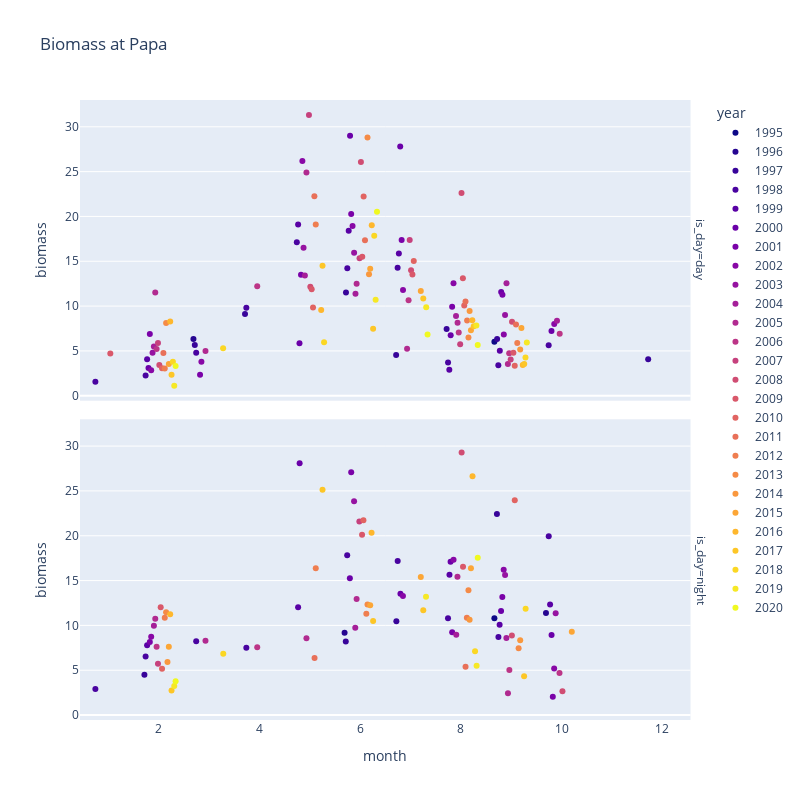

Notebook source saved alongside this figure:
### Code cell
cmap = plt.get_cmap("RdBu_r")
cmap = plt.get_cmap("plasma")
n_colors = data_df.year.unique().size
rgba_colors = [cmap(i / (n_colors - 1)) for i in range(n_colors)]
hex_colors = [mcolors.to_hex(c) for c in rgba_colors]

px.strip(
    data_df,
    x="month",
    y="biomass",
    color="year",
    facet_row="is_day",
    title=f"Biomass at {station}",
    color_discrete_sequence=hex_colors,
).update_layout(height=800, width=800)

### Figure 1 — Plotly figure (JSON) as saved in the notebook; plotly's stock layout.template omitted (floating-point values rounded to 4 significant figures)
{"data": [{"alignmentgroup": "True", "boxpoints": "all", "fillcolor": "rgba(255,255,255,0)", "hoveron": "points", "hovertemplate": "year=1995<br>is_day=day<br>month=%{x}<br>biomass=%{y}<extra></extra>", "legendgroup": "1995", "line": {"color": "rgba(255,255,255,0)"}, "marker": {"color": "#0d0887"}, "name": "1995", "offsetgroup": "1995", "orientation": "v", "pointpos": 0, "showlegend": true, "type": "box", "x": [9], "x0": " ", "xaxis": "x2", "y": [6.025], "y0": " ", "yaxis": "y2"}, {"alignmentgroup": "True", "boxpoints": "all", "fillcolor": "rgba(255,255,255,0)", "hoveron": "points", "hovertemplate": "year=1995<br>is_day=night<br>month=%{x}<br>biomass=%{y}<extra></extra>", "legendgroup": "1995", "line": {"color": "rgba(255,255,255,0)"}, "marker": {"color": "#0d0887"}, "name": "1995", "offsetgroup": "1995", "orientation": "v", "pointpos": 0, "showlegend": false, "type": "box", "x": [9], "x0": " ", "xaxis": "x", "y": [10.79], "y0": " ", "yaxis": "y"}, {"alignmentgroup": "True", "boxpoints": "all", "fillcolor": "rgba(255,255,255,0)", "hoveron": "points", "hovertemplate": "year=1996<br>is_day=day<br>month=%{x}<br>biomass=%{y}<extra></extra>", "legendgroup": "1996", "line": {"color": "rgba(255,255,255,0)"}, "marker": {"color": "#260591"}, "name": "1996", "offsetgroup": "1996", "orientation": "v", "pointpos": 0, "showlegend": true, "type": "box", "x": [3], "x0": " ", "xaxis": "x2", "y": [6.338], "y0": " ", "yaxis": "y2"}, {"alignmentgroup": "True", "boxpoints": "all", "fillcolor": "rgba(255,255,255,0)", "hoveron": "points", "hovertemplate": "year=1996<br>is_day=night<br>month=%{x}<br>biomass=%{y}<extra></extra>", "legendgroup": "1996", "line": {"color": "rgba(255,255,255,0)"}, "marker": {"color": "#260591"}, "name": "1996", "offsetgroup": "1996", "orientation": "v", "pointpos": 0, "showlegend": false, "type": "box", "x": [6, 10], "x0": " ", "xaxis": "x", "y": [9.189, 11.38], "y0": " ", "yaxis": "y"}, {"alignmentgroup": "True", "boxpoints": "all", "fillcolor": "rgba(255,255,255,0)", "hoveron": "points", "hovertemplate": "year=1997<br>is_day=day<br>month=%{x}<br>biomass=%{y}<extra></extra>", "legendgroup": "1997", "line": {"color": "rgba(255,255,255,0)"}, "marker": {"color": "#38049a"}, "name": "1997", "offsetgroup": "1997", "orientation": "v", "pointpos": 0, "showlegend": true, "type": "box", "x": [3, 4, 6, 7, 8, 9, 12], "x0": " ", "xaxis": "x2", "y": [5.649, 9.114, 11.52, 4.542, 7.433, 6.326, 4.061], "y0": " ", "yaxis": "y2"}, {"alignmentgroup": "True", "boxpoints": "all", "fillcolor": "rgba(255,255,255,0)", "hoveron": "points", "hovertemplate": "year=1997<br>is_day=night<br>month=%{x}<br>biomass=%{y}<extra></extra>", "legendgroup": "1997", "line": {"color": "rgba(255,255,255,0)"}, "marker": {"color": "#38049a"}, "name": "1997", "offsetgroup": "1997", "orientation": "v", "pointpos": 0, "showlegend": false, "type": "box", "x": [2, 6, 7, 9], "x0": " ", "xaxis": "x", "y": [4.505, 8.215, 10.47, 22.43], "y0": " ", "yaxis": "y"}, {"alignmentgroup": "True", "boxpoints": "all", "fillcolor": "rgba(255,255,255,0)", "hoveron": "points", "hovertemplate": "year=1998<br>is_day=day<br>month=%{x}<br>biomass=%{y}<extra></extra>", "legendgroup": "1998", "line": {"color": "rgba(255,255,255,0)"}, "marker": {"color": "#4903a0"}, "name": "1998", "offsetgroup": "1998", "orientation": "v", "pointpos": 0, "showlegend": true, "type": "box", "x": [1, 2, 3, 4, 5, 6, 7, 8, 9, 10], "x0": " ", "xaxis": "x2", "y": [1.559, 2.252, 4.807, 9.826, 17.11, 14.22, 14.29, 3.711, 3.398, 5.632], "y0": " ", "yaxis": "y2"}, {"alignmentgroup": "True", "boxpoints": "all", "fillcolor": "rgba(255,255,255,0)", "hoveron": "points", "hovertemplate": "year=1998<br>is_day=night<br>month=%{x}<br>biomass=%{y}<extra></extra>", "legendgroup": "1998", "line": {"color": "rgba(255,255,255,0)"}, "marker": {"color": "#4903a0"}, "name": "1998", "offsetgroup": "1998", "orientation": "v", "pointpos": 0, "showlegend": false, "type": "box", "x": [1, 2, 3, 4, 6, 7, 8, 9, 10], "x0": " ", "xaxis": "x", "y": [2.916, 6.521, 8.229, 7.505, 17.82, 17.19, 10.79, 8.702, 19.94], "y0": " ", "yaxis": "y"}, {"alignmentgroup": "True", "boxpoints": "all", "fillcolor": "rgba(255,255,255,0)", "hoveron": "points", "hovertemplate": "year=1999<br>is_day=day<br>month=%{x}<br>biomass=%{y}<extra></extra>", "legendgroup": "1999", "line": {"color": "rgba(255,255,255,0)"}, "marker": {"color": "#5901a5"}, "name": "1999", "offsetgroup": "1999", "orientation": "v", "pointpos": 0, "showlegend": true, "type": "box", "x": [2, 5, 6, 7, 8, 9], "x0": " ", "xaxis": "x2", "y": [4.06, 19.1, 18.41, 15.88, 2.889, 5.011], "y0": " ", "yaxis": "y2"}, {"alignmentgroup": "True", "boxpoints": "all", "fillcolor": "rgba(255,255,255,0)", "hoveron": "points", "hovertemplate": "year=1999<br>is_day=night<br>month=%{x}<br>biomass=%{y}<extra></extra>", "legendgroup": "1999", "line": {"color": "rgba(255,255,255,0)"}, "marker": {"color": "#5901a5"}, "name": "1999", "offsetgroup": "1999", "orientation": "v", "pointpos": 0, "showlegend": false, "type": "box", "x": [2, 5, 8, 9, 10], "x0": " ", "xaxis": "x", "y": [7.773, 12.03, 15.65, 10.07, 12.33], "y0": " ", "yaxis": "y"}, {"alignmentgroup": "True", "boxpoints": "all", "fillcolor": "rgba(255,255,255,0)", "hoveron": "points", "hovertemplate": "year=2000<br>is_day=day<br>month=%{x}<br>biomass=%{y}<extra></extra>", "legendgroup": "2000", "line": {"color": "rgba(255,255,255,0)"}, "marker": {"color": "#6a00a8"}, "name": "2000", "offsetgroup": "2000", "orientation": "v", "pointpos": 0, "showlegend": true, "type": "box", "x": [2, 5, 6, 7, 8, 9, 10], "x0": " ", "xaxis": "x2", "y": [3.103, 5.855, 29.01, 27.8, 6.739, 11.56, 7.213], "y0": " ", "yaxis": "y2"}, {"alignmentgroup": "True", "boxpoints": "all", "fillcolor": "rgba(255,255,255,0)", "hoveron": "points", "hovertemplate": "year=2000<br>is_day=night<br>month=%{x}<br>biomass=%{y}<extra></extra>", "legendgroup": "2000", "line": {"color": "rgba(255,255,255,0)"}, "marker": {"color": "#6a00a8"}, "name": "2000", "offsetgroup": "2000", "orientation": "v", "pointpos": 0, "showlegend": false, "type": "box", "x": [5, 6, 7, 8, 9, 10], "x0": " ", "xaxis": "x", "y": [28.08, 15.26, 13.53, 17.09, 11.61, 8.921], "y0": " ", "yaxis": "y"}, {"alignmentgroup": "True", "boxpoints": "all", "fillcolor": "rgba(255,255,255,0)", "hoveron": "points", "hovertemplate": "year=2001<br>is_day=day<br>month=%{x}<br>biomass=%{y}<extra></extra>", "legendgroup": "2001", "line": {"color": "rgba(255,255,255,0)"}, "marker": {"color": "#7a02a8"}, "name": "2001", "offsetgroup": "2001", "orientation": "v", "pointpos": 0, "showlegend": true, "type": "box", "x": [2, 3, 5, 6, 7, 8, 9], "x0": " ", "xaxis": "x2", "y": [6.894, 2.345, 13.5, 20.26, 17.38, 9.924, 11.26], "y0": " ", "yaxis": "y2"}, {"alignmentgroup": "True", "boxpoints": "all", "fillcolor": "rgba(255,255,255,0)", "hoveron": "points", "hovertemplate": "year=2001<br>is_day=night<br>month=%{x}<br>biomass=%{y}<extra></extra>", "legendgroup": "2001", "line": {"color": "rgba(255,255,255,0)"}, "marker": {"color": "#7a02a8"}, "name": "2001", "offsetgroup": "2001", "orientation": "v", "pointpos": 0, "showlegend": false, "type": "box", "x": [2, 6, 8, 9, 10], "x0": " ", "xaxis": "x", "y": [8.141, 27.1, 9.232, 13.16, 2.034], "y0": " ", "yaxis": "y"}, {"alignmentgroup": "True", "boxpoints": "all", "fillcolor": "rgba(255,255,255,0)", "hoveron": "points", "hovertemplate": "year=2002<br>is_day=day<br>month=%{x}<br>biomass=%{y}<extra></extra>", "legendgroup": "2002", "line": {"color": "rgba(255,255,255,0)"}, "marker": {"color": "#8808a6"}, "name": "2002", "offsetgroup": "2002", "orientation": "v", "pointpos": 0, "showlegend": true, "type": "box", "x": [2, 3, 5, 6, 7, 8, 9, 10], "x0": " ", "xaxis": "x2", "y": [2.842, 3.777, 26.19, 18.93, 11.79, 12.54, 6.829, 7.998], "y0": " ", "yaxis": "y2"}, {"alignmentgroup": "True", "boxpoints": "all", "fillcolor": "rgba(255,255,255,0)", "hoveron": "points", "hovertemplate": "year=2002<br>is_day=night<br>month=%{x}<br>biomass=%{y}<extra></extra>", "legendgroup": "2002", "line": {"color": "rgba(255,255,255,0)"}, "marker": {"color": "#8808a6"}, "name": "2002", "offsetgroup": "2002", "orientation": "v", "pointpos": 0, "showlegend": false, "type": "box", "x": [2, 7, 8, 9, 10], "x0": " ", "xaxis": "x", "y": [8.729, 13.29, 17.31, 16.22, 5.181], "y0": " ", "yaxis": "y"}, {"alignmentgroup": "True", "boxpoints": "all", "fillcolor": "rgba(255,255,255,0)", "hoveron": "points", "hovertemplate": "year=2003<br>is_day=day<br>month=%{x}<br>biomass=%{y}<extra></extra>", "legendgroup": "2003", "line": {"color": "rgba(255,255,255,0)"}, "marker": {"color": "#9613a1"}, "name": "2003", "offsetgroup": "2003", "orientation": "v", "pointpos": 0, "showlegend": true, "type": "box", "x": [2, 5, 6, 9], "x0": " ", "xaxis": "x2", "y": [4.807, 16.51, 15.95, 9.004], "y0": " ", "yaxis": "y2"}, {"alignmentgroup": "True", "boxpoints": "all", "fillcolor": "rgba(255,255,255,0)", "hoveron": "points", "hovertemplate": "year=2003<br>is_day=night<br>month=%{x}<br>biomass=%{y}<extra></extra>", "legendgroup": "2003", "line": {"color": "rgba(255,255,255,0)"}, "marker": {"color": "#9613a1"}, "name": "2003", "offsetgroup": "2003", "orientation": "v", "pointpos": 0, "showlegend": false, "type": "box", "x": [6, 9, 10], "x0": " ", "xaxis": "x", "y": [23.84, 15.63, 11.35], "y0": " ", "yaxis": "y"}, {"alignmentgroup": "True", "boxpoints": "all", "fillcolor": "rgba(255,255,255,0)", "hoveron": "points", "hovertemplate": "year=2004<br>is_day=day<br>month=%{x}<br>biomass=%{y}<extra></extra>", "legendgroup": "2004", "line": {"color": "rgba(255,255,255,0)"}, "marker": {"color": "#a51f99"}, "name": "2004", "offsetgroup": "2004", "orientation": "v", "pointpos": 0, "showlegend": true, "type": "box", "x": [2, 5, 6, 8, 9, 10], "x0": " ", "xaxis": "x2", "y": [5.482, 13.41, 11.37, 8.9, 12.53, 8.371], "y0": " ", "yaxis": "y2"}, {"alignmentgroup": "True", "boxpoints": "all", "fillcolor": "rgba(255,255,255,0)", "hoveron": "points", "hovertemplate": "year=2004<br>is_day=night<br>month=%{x}<br>biomass=%{y}<extra></extra>", "legendgroup": "2004", "line": {"color": "rgba(255,255,255,0)"}, "marker": {"color": "#a51f99"}, "name": "2004", "offsetgroup": "2004", "orientation": "v", "pointpos": 0, "showlegend": false, "type": "box", "x": [2, 6, 8, 9], "x0": " ", "xaxis": "x", "y": [9.973, 9.726, 8.963, 8.6], "y0": " ", "yaxis": "y"}, {"alignmentgroup": "True", "boxpoints": "all", "fillcolor": "rgba(255,255,255,0)", "hoveron": "points", "hovertemplate": "year=2005<br>is_day=day<br>month=%{x}<br>biomass=%{y}<extra></extra>", "legendgroup": "2005", "line": {"color": "rgba(255,255,255,0)"}, "marker": {"color": "#b12a90"}, "name": "2005", "offsetgroup": "2005", "orientation": "v", "pointpos": 0, "showlegend": true, "type": "box", "x": [2, 3, 5, 6, 7, 8, 9], "x0": " ", "xaxis": "x2", "y": [11.53, 4.991, 24.9, 12.49, 5.246, 8.14, 3.553], "y0": " ", "yaxis": "y2"}, {"alignmentgroup": "True", "boxpoints": "all", "fillcolor": "rgba(255,255,255,0)", "hoveron": "points", "hovertemplate": "year=2005<br>is_day=night<br>month=%{x}<br>biomass=%{y}<extra></extra>", "legendgroup": "2005", "line": {"color": "rgba(255,255,255,0)"}, "marker": {"color": "#b12a90"}, "name": "2005", "offsetgroup": "2005", "orientation": "v", "pointpos": 0, "showlegend": false, "type": "box", "x": [2, 3, 5, 6, 8, 9], "x0": " ", "xaxis": "x", "y": [10.75, 8.278, 8.577, 12.93, 15.42, 2.439], "y0": " ", "yaxis": "y"}, {"alignmentgroup": "True", "boxpoints": "all", "fillcolor": "rgba(255,255,255,0)", "hoveron": "points", "hovertemplate": "year=2006<br>is_day=day<br>month=%{x}<br>biomass=%{y}<extra></extra>", "legendgroup": "2006", "line": {"color": "rgba(255,255,255,0)"}, "marker": {"color": "#bc3587"}, "name": "2006", "offsetgroup": "2006", "orientation": "v", "pointpos": 0, "showlegend": true, "type": "box", "x": [2, 4, 7, 8, 9, 10], "x0": " ", "xaxis": "x2", "y": [5.221, 12.21, 10.65, 7.054, 4.729, 6.91], "y0": " ", "yaxis": "y2"}, {"alignmentgroup": "True", "boxpoints": "all", "fillcolor": "rgba(255,255,255,0)", "hoveron": "points", "hovertemplate": "year=2006<br>is_day=night<br>month=%{x}<br>biomass=%{y}<extra></extra>", "legendgroup": "2006", "line": {"color": "rgba(255,255,255,0)"}, "marker": {"color": "#bc3587"}, "name": "2006", "offsetgroup": "2006", "orientation": "v", "pointpos": 0, "showlegend": false, "type": "box", "x": [2, 4, 9, 10], "x0": " ", "xaxis": "x", "y": [7.605, 7.554, 5.011, 4.677], "y0": " ", "yaxis": "y"}, {"alignmentgroup": "True", "boxpoints": "all", "fillcolor": "rgba(255,255,255,0)", "hoveron": "points", "hovertemplate": "year=2007<br>is_day=day<br>month=%{x}<br>biomass=%{y}<extra></extra>", "legendgroup": "2007", "line": {"color": "rgba(255,255,255,0)"}, "marker": {"color": "#c6417d"}, "name": "2007", "offsetgroup": "2007", "orientation": "v", "pointpos": 0, "showlegend": true, "type": "box", "x": [2, 5, 6, 7, 8, 9], "x0": " ", "xaxis": "x2", "y": [5.881, 31.31, 15.34, 17.37, 5.75, 4.036], "y0": " ", "yaxis": "y2"}, {"alignmentgroup": "True", "boxpoints": "all", "fillcolor": "rgba(255,255,255,0)", "hoveron": "points", "hovertemplate": "year=2007<br>is_day=night<br>month=%{x}<br>biomass=%{y}<extra></extra>", "legendgroup": "2007", "line": {"color": "rgba(255,255,255,0)"}, "marker": {"color": "#c6417d"}, "name": "2007", "offsetgroup": "2007", "orientation": "v", "pointpos": 0, "showlegend": false, "type": "box", "x": [2, 6], "x0": " ", "xaxis": "x", "y": [5.731, 21.6], "y0": " ", "yaxis": "y"}, {"alignmentgroup": "True", "boxpoints": "all", "fillcolor": "rgba(255,255,255,0)", "hoveron": "points", "hovertemplate": "year=2008<br>is_day=day<br>month=%{x}<br>biomass=%{y}<extra></extra>", "legendgroup": "2008", "line": {"color": "rgba(255,255,255,0)"}, "marker": {"color": "#d04d73"}, "name": "2008", "offsetgroup": "2008", "orientation": "v", "pointpos": 0, "showlegend": true, "type": "box", "x": [2, 5, 6, 7, 8, 9], "x0": " ", "xaxis": "x2", "y": [3.437, 12.17, 26.06, 14.01, 22.61, 8.239], "y0": " ", "yaxis": "y2"}, {"alignmentgroup": "True", "boxpoints": "all", "fillcolor": "rgba(255,255,255,0)", "hoveron": "points", "hovertemplate": "year=2008<br>is_day=night<br>month=%{x}<br>biomass=%{y}<extra></extra>", "legendgroup": "2008", "line": {"color": "rgba(255,255,255,0)"}, "marker": {"color": "#d04d73"}, "name": "2008", "offsetgroup": "2008", "orientation": "v", "pointpos": 0, "showlegend": false, "type": "box", "x": [8, 9, 10], "x0": " ", "xaxis": "x", "y": [29.29, 8.865, 2.644], "y0": " ", "yaxis": "y"}, {"alignmentgroup": "True", "boxpoints": "all", "fillcolor": "rgba(255,255,255,0)", "hoveron": "points", "hovertemplate": "year=2009<br>is_day=day<br>month=%{x}<br>biomass=%{y}<extra></extra>", "legendgroup": "2009", "line": {"color": "rgba(255,255,255,0)"}, "marker": {"color": "#d9586a"}, "name": "2009", "offsetgroup": "2009", "orientation": "v", "pointpos": 0, "showlegend": true, "type": "box", "x": [1, 5, 6, 7, 8, 9], "x0": " ", "xaxis": "x2", "y": [4.72, 11.88, 15.5, 13.54, 13.1, 4.787], "y0": " ", "yaxis": "y2"}, {"alignmentgroup": "True", "boxpoints": "all", "fillcolor": "rgba(255,255,255,0)", "hoveron": "points", "hovertemplate": "year=2009<br>is_day=night<br>month=%{x}<br>biomass=%{y}<extra></extra>", "legendgroup": "2009", "line": {"color": "rgba(255,255,255,0)"}, "marker": {"color": "#d9586a"}, "name": "2009", "offsetgroup": "2009", "orientation": "v", "pointpos": 0, "showlegend": false, "type": "box", "x": [2, 6, 8], "x0": " ", "xaxis": "x", "y": [12.02, 20.11, 16.54], "y0": " ", "yaxis": "y"}, {"alignmentgroup": "True", "boxpoints": "all", "fillcolor": "rgba(255,255,255,0)", "hoveron": "points", "hovertemplate": "year=2010<br>is_day=day<br>month=%{x}<br>biomass=%{y}<extra></extra>", "legendgroup": "2010", "line": {"color": "rgba(255,255,255,0)"}, "marker": {"color": "#e16462"}, "name": "2010", "offsetgroup": "2010", "orientation": "v", "pointpos": 0, "showlegend": true, "type": "box", "x": [2, 5, 6, 7, 8, 9], "x0": " ", "xaxis": "x2", "y": [3.079, 9.832, 22.22, 15.04, 10.05, 3.338], "y0": " ", "yaxis": "y2"}, {"alignmentgroup": "True", "boxpoints": "all", "fillcolor": "rgba(255,255,255,0)", "hoveron": "points", "hovertemplate": "year=2010<br>is_day=night<br>month=%{x}<br>biomass=%{y}<extra></extra>", "legendgroup": "2010", "line": {"color": "rgba(255,255,255,0)"}, "marker": {"color": "#e16462"}, "name": "2010", "offsetgroup": "2010", "orientation": "v", "pointpos": 0, "showlegend": false, "type": "box", "x": [2, 6, 9], "x0": " ", "xaxis": "x", "y": [5.154, 21.72, 23.96], "y0": " ", "yaxis": "y"}, {"alignmentgroup": "True", "boxpoints": "all", "fillcolor": "rgba(255,255,255,0)", "hoveron": "points", "hovertemplate": "year=2011<br>is_day=day<br>month=%{x}<br>biomass=%{y}<extra></extra>", "legendgroup": "2011", "line": {"color": "rgba(255,255,255,0)"}, "marker": {"color": "#e87059"}, "name": "2011", "offsetgroup": "2011", "orientation": "v", "pointpos": 0, "showlegend": true, "type": "box", "x": [2, 5, 6, 8, 9], "x0": " ", "xaxis": "x2", "y": [4.773, 22.24, 17.35, 10.51, 7.938], "y0": " ", "yaxis": "y2"}, {"alignmentgroup": "True", "boxpoints": "all", "fillcolor": "rgba(255,255,255,0)", "hoveron": "points", "hovertemplate": "year=2011<br>is_day=night<br>month=%{x}<br>biomass=%{y}<extra></extra>", "legendgroup": "2011", "line": {"color": "rgba(255,255,255,0)"}, "marker": {"color": "#e87059"}, "name": "2011", "offsetgroup": "2011", "orientation": "v", "pointpos": 0, "showlegend": false, "type": "box", "x": [5, 8], "x0": " ", "xaxis": "x", "y": [6.358, 5.385], "y0": " ", "yaxis": "y"}, {"alignmentgroup": "True", "boxpoints": "all", "fillcolor": "rgba(255,255,255,0)", "hoveron": "points", "hovertemplate": "year=2012<br>is_day=day<br>month=%{x}<br>biomass=%{y}<extra></extra>", "legendgroup": "2012", "line": {"color": "rgba(255,255,255,0)"}, "marker": {"color": "#ef7e50"}, "name": "2012", "offsetgroup": "2012", "orientation": "v", "pointpos": 0, "showlegend": true, "type": "box", "x": [2, 5, 8, 9], "x0": " ", "xaxis": "x2", "y": [3.025, 19.11, 8.386, 5.873], "y0": " ", "yaxis": "y2"}, {"alignmentgroup": "True", "boxpoints": "all", "fillcolor": "rgba(255,255,255,0)", "hoveron": "points", "hovertemplate": "year=2012<br>is_day=night<br>month=%{x}<br>biomass=%{y}<extra></extra>", "legendgroup": "2012", "line": {"color": "rgba(255,255,255,0)"}, "marker": {"color": "#ef7e50"}, "name": "2012", "offsetgroup": "2012", "orientation": "v", "pointpos": 0, "showlegend": false, "type": "box", "x": [2, 5, 6, 8], "x0": " ", "xaxis": "x", "y": [10.86, 16.36, 11.29, 10.85], "y0": " ", "yaxis": "y"}, {"alignmentgroup": "True", "boxpoints": "all", "fillcolor": "rgba(255,255,255,0)", "hoveron": "points", "hovertemplate": "year=2013<br>is_day=day<br>month=%{x}<br>biomass=%{y}<extra></extra>", "legendgroup": "2013", "line": {"color": "rgba(255,255,255,0)"}, "marker": {"color": "#f58b47"}, "name": "2013", "offsetgroup": "2013", "orientation": "v", "pointpos": 0, "showlegend": true, "type": "box", "x": [2, 6, 8], "x0": " ", "xaxis": "x2", "y": [8.109, 28.82, 6.488], "y0": " ", "yaxis": "y2"}, {"alignmentgroup": "True", "boxpoints": "all", "fillcolor": "rgba(255,255,255,0)", "hoveron": "points", "hovertemplate": "year=2013<br>is_day=night<br>month=%{x}<br>biomass=%{y}<extra></extra>", "legendgroup": "2013", "line": {"color": "rgba(255,255,255,0)"}, "marker": {"color": "#f58b47"}, "name": "2013", "offsetgroup": "2013", "orientation": "v", "pointpos": 0, "showlegend": false, "type": "box", "x": [2, 6, 8, 9], "x0": " ", "xaxis": "x", "y": [11.47, 12.33, 13.93, 7.463], "y0": " ", "yaxis": "y"}, {"alignmentgroup": "True", "boxpoints": "all", "fillcolor": "rgba(255,255,255,0)", "hoveron": "points", "hovertemplate": "year=2014<br>is_day=day<br>month=%{x}<br>biomass=%{y}<extra></extra>", "legendgroup": "2014", "line": {"color": "rgba(255,255,255,0)"}, "marker": {"color": "#f9983e"}, "name": "2014", "offsetgroup": "2014", "orientation": "v", "pointpos": 0, "showlegend": true, "type": "box", "x": [6, 8, 9], "x0": " ", "xaxis": "x2", "y": [13.56, 9.448, 5.152], "y0": " ", "yaxis": "y2"}, {"alignmentgroup": "True", "boxpoints": "all", "fillcolor": "rgba(255,255,255,0)", "hoveron": "points", "hovertemplate": "year=2014<br>is_day=night<br>month=%{x}<br>biomass=%{y}<extra></extra>", "legendgroup": "2014", "line": {"color": "rgba(255,255,255,0)"}, "marker": {"color": "#f9983e"}, "name": "2014", "offsetgroup": "2014", "orientation": "v", "pointpos": 0, "showlegend": false, "type": "box", "x": [2, 8, 9], "x0": " ", "xaxis": "x", "y": [5.925, 10.62, 8.352], "y0": " ", "yaxis": "y"}, {"alignmentgroup": "True", "boxpoints": "all", "fillcolor": "rgba(255,255,255,0)", "hoveron": "points", "hovertemplate": "year=2015<br>is_day=day<br>month=%{x}<br>biomass=%{y}<extra></extra>", "legendgroup": "2015", "line": {"color": "rgba(255,255,255,0)"}, "marker": {"color": "#fca636"}, "name": "2015", "offsetgroup": "2015", "orientation": "v", "pointpos": 0, "showlegend": true, "type": "box", "x": [2, 6, 7, 8, 9], "x0": " ", "xaxis": "x2", "y": [3.548, 14.18, 11.69, 7.309, 7.547], "y0": " ", "yaxis": "y2"}, {"alignmentgroup": "True", "boxpoints": "all", "fillcolor": "rgba(255,255,255,0)", "hoveron": "points", "hovertemplate": "year=2015<br>is_day=night<br>month=%{x}<br>biomass=%{y}<extra></extra>", "legendgroup": "2015", "line": {"color": "rgba(255,255,255,0)"}, "marker": {"color": "#fca636"}, "name": "2015", "offsetgroup": "2015", "orientation": "v", "pointpos": 0, "showlegend": false, "type": "box", "x": [2, 6, 7, 8, 10], "x0": " ", "xaxis": "x", "y": [7.618, 12.25, 15.39, 16.37, 9.287], "y0": " ", "yaxis": "y"}, {"alignmentgroup": "True", "boxpoints": "all", "fillcolor": "rgba(255,255,255,0)", "hoveron": "points", "hovertemplate": "year=2016<br>is_day=day<br>month=%{x}<br>biomass=%{y}<extra></extra>", "legendgroup": "2016", "line": {"color": "rgba(255,255,255,0)"}, "marker": {"color": "#feb72d"}, "name": "2016", "offsetgroup": "2016", "orientation": "v", "pointpos": 0, "showlegend": true, "type": "box", "x": [2, 5, 6, 8, 9], "x0": " ", "xaxis": "x2", "y": [8.291, 9.575, 19.03, 8.408, 3.433], "y0": " ", "yaxis": "y2"}, {"alignmentgroup": "True", "boxpoints": "all", "fillcolor": "rgba(255,255,255,0)", "hoveron": "points", "hovertemplate": "year=2016<br>is_day=night<br>month=%{x}<br>biomass=%{y}<extra></extra>", "legendgroup": "2016", "line": {"color": "rgba(255,255,255,0)"}, "marker": {"color": "#feb72d"}, "name": "2016", "offsetgroup": "2016", "orientation": "v", "pointpos": 0, "showlegend": false, "type": "box", "x": [2, 6, 8], "x0": " ", "xaxis": "x", "y": [11.24, 20.33, 26.63], "y0": " ", "yaxis": "y"}, {"alignmentgroup": "True", "boxpoints": "all", "fillcolor": "rgba(255,255,255,0)", "hoveron": "points", "hovertemplate": "year=2017<br>is_day=day<br>month=%{x}<br>biomass=%{y}<extra></extra>", "legendgroup": "2017", "line": {"color": "rgba(255,255,255,0)"}, "marker": {"color": "#fdc627"}, "name": "2017", "offsetgroup": "2017", "orientation": "v", "pointpos": 0, "showlegend": true, "type": "box", "x": [2, 5, 6, 7, 8, 9], "x0": " ", "xaxis": "x2", "y": [2.328, 14.5, 7.482, 10.86, 7.763, 3.553], "y0": " ", "yaxis": "y2"}, {"alignmentgroup": "True", "boxpoints": "all", "fillcolor": "rgba(255,255,255,0)", "hoveron": "points", "hovertemplate": "year=2017<br>is_day=night<br>month=%{x}<br>biomass=%{y}<extra></extra>", "legendgroup": "2017", "line": {"color": "rgba(255,255,255,0)"}, "marker": {"color": "#fdc627"}, "name": "2017", "offsetgroup": "2017", "orientation": "v", "pointpos": 0, "showlegend": false, "type": "box", "x": [2, 5, 6, 7, 9], "x0": " ", "xaxis": "x", "y": [2.749, 25.13, 10.48, 11.69, 4.334], "y0": " ", "yaxis": "y"}, {"alignmentgroup": "True", "boxpoints": "all", "fillcolor": "rgba(255,255,255,0)", "hoveron": "points", "hovertemplate": "year=2018<br>is_day=day<br>month=%{x}<br>biomass=%{y}<extra></extra>", "legendgroup": "2018", "line": {"color": "rgba(255,255,255,0)"}, "marker": {"color": "#fbd724"}, "name": "2018", "offsetgroup": "2018", "orientation": "v", "pointpos": 0, "showlegend": true, "type": "box", "x": [2, 3, 5, 6, 9], "x0": " ", "xaxis": "x2", "y": [3.784, 5.291, 5.977, 17.85, 4.262], "y0": " ", "yaxis": "y2"}, {"alignmentgroup": "True", "boxpoints": "all", "fillcolor": "rgba(255,255,255,0)", "hoveron": "points", "hovertemplate": "year=2018<br>is_day=night<br>month=%{x}<br>biomass=%{y}<extra></extra>", "legendgroup": "2018", "line": {"color": "rgba(255,255,255,0)"}, "marker": {"color": "#fbd724"}, "name": "2018", "offsetgroup": "2018", "orientation": "v", "pointpos": 0, "showlegend": false, "type": "box", "x": [3, 8, 9], "x0": " ", "xaxis": "x", "y": [6.848, 7.118, 11.85], "y0": " ", "yaxis": "y"}, {"alignmentgroup": "True", "boxpoints": "all", "fillcolor": "rgba(255,255,255,0)", "hoveron": "points", "hovertemplate": "year=2019<br>is_day=day<br>month=%{x}<br>biomass=%{y}<extra></extra>", "legendgroup": "2019", "line": {"color": "rgba(255,255,255,0)"}, "marker": {"color": "#f6e826"}, "name": "2019", "offsetgroup": "2019", "orientation": "v", "pointpos": 0, "showlegend": true, "type": "box", "x": [2, 6, 7, 8, 9], "x0": " ", "xaxis": "x2", "y": [1.123, 10.71, 9.862, 7.844, 5.935], "y0": " ", "yaxis": "y2"}, {"alignmentgroup": "True", "boxpoints": "all", "fillcolor": "rgba(255,255,255,0)", "hoveron": "points", "hovertemplate": "year=2019<br>is_day=night<br>month=%{x}<br>biomass=%{y}<extra></extra>", "legendgroup": "2019", "line": {"color": "rgba(255,255,255,0)"}, "marker": {"color": "#f6e826"}, "name": "2019", "offsetgroup": "2019", "orientation": "v", "pointpos": 0, "showlegend": false, "type": "box", "x": [2, 7, 8], "x0": " ", "xaxis": "x", "y": [3.229, 13.21, 5.492], "y0": " ", "yaxis": "y"}, {"alignmentgroup": "True", "boxpoints": "all", "fillcolor": "rgba(255,255,255,0)", "hoveron": "points", "hovertemplate": "year=2020<br>is_day=day<br>month=%{x}<br>biomass=%{y}<extra></extra>", "legendgroup": "2020", "line": {"color": "rgba(255,255,255,0)"}, "marker": {"color": "#f0f921"}, "name": "2020", "offsetgroup": "2020", "orientation": "v", "pointpos": 0, "showlegend": true, "type": "box", "x": [2, 6, 7, 8], "x0": " ", "xaxis": "x2", "y": [3.329, 20.53, 6.824, 5.655], "y0": " ", "yaxis": "y2"}, {"alignmentgroup": "True", "boxpoints": "all", "fillcolor": "rgba(255,255,255,0)", "hoveron": "points", "hovertemplate": "year=2020<br>is_day=night<br>month=%{x}<br>biomass=%{y}<extra></extra>", "legendgroup": "2020", "line": {"color": "rgba(255,255,255,0)"}, "marker": {"color": "#f0f921"}, "name": "2020", "offsetgroup": "2020", "orientation": "v", "pointpos": 0, "showlegend": false, "type": "box", "x": [2, 8], "x0": " ", "xaxis": "x", "y": [3.779, 17.53], "y0": " ", "yaxis": "y"}], "layout": {"annotations": [{"font": {}, "showarrow": false, "text": "is_day=night", "textangle": 90, "x": 0.98, "xanchor": "left", "xref": "paper", "y": 0.2425, "yanchor": "middle", "yref": "paper"}, {"font": {}, "showarrow": false, "text": "is_day=day", "textangle": 90, "x": 0.98, "xanchor": "left", "xref": "paper", "y": 0.7575, "yanchor": "middle", "yref": "paper"}], "boxmode": "group", "height": 800, "legend": {"title": {"text": "year"}, "tracegroupgap": 0}, "title": {"text": "Biomass at Papa"}, "width": 800, "xaxis": {"anchor": "y", "domain": [0, 0.98], "title": {"text": "month"}}, "xaxis2": {"anchor": "y2", "domain": [0, 0.98], "matches": "x", "showticklabels": false}, "yaxis": {"anchor": "x", "domain": [0, 0.485], "title": {"text": "biomass"}}, "yaxis2": {"anchor": "x2", "domain": [0.515, 1], "matches": "y", "title": {"text": "biomass"}}}}
